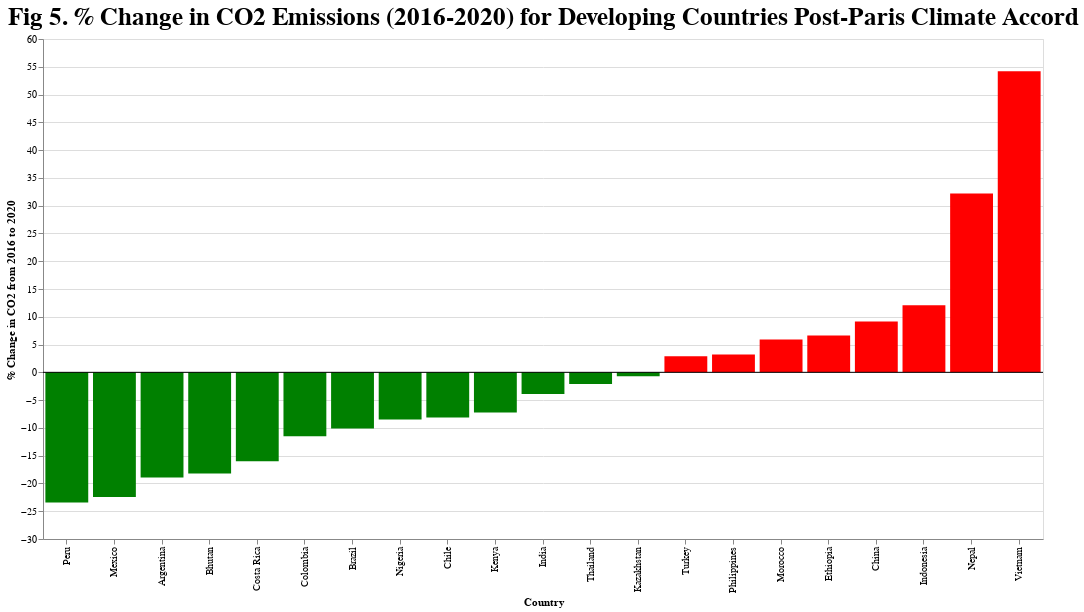

Write notebook code for a chart like this one.
### Code cell
complete_developing_countries_2016 = developing_countries[developing_countries['year'] == 2016]
complete_developing_countries_2020 = developing_countries[developing_countries['year'] == 2020]

merged_df = pd.merge(complete_developing_countries_2016, complete_developing_countries_2020, on=['country_name', 'country_code'], suffixes=('_2016', '_2020'))

merged_df['co2_percentage_change'] = ((merged_df['co2_2020'] - merged_df['co2_2016']) / merged_df['co2_2016']) * 100

result_df = merged_df[['country_name', 'country_code', 'co2_percentage_change']]

chart = alt.Chart(result_df).mark_bar().encode(
    x=alt.X('country_name:N', title='Country', sort='y'),  # Sort countries by co2_difference in descending order
    y=alt.Y('co2_percentage_change:Q', title='% Change in CO2 from 2016 to 2020'),
    color=alt.condition(
        alt.datum.co2_percentage_change > 0,
        alt.value('red'),  # Positive difference
        alt.value('green')  # Negative difference
    )
).properties(
    width=1000,
    height=500,
    title='Fig 5. % Change in CO2 Emissions (2016-2020) for Developing Countries Post-Paris Climate Accord'
)

# Add horizontal line at y=0
horizontal_line = alt.Chart(pd.DataFrame({'y': [0]})).mark_rule(color='black').encode(y='y')

# Combine chart and horizontal line
combined_chart = (chart + horizontal_line).configure_title(
    fontSize=25  # 
)

combined_chart

### Figure 1 — Vega-Lite specification as saved in the notebook (floating-point values rounded to 4 significant figures)
{"config": {"view": {"continuousWidth": 300, "continuousHeight": 300}, "title": {"fontSize": 25}}, "layer": [{"data": {"name": "data-526d5cc4c4799d9994aa018c88e8ac7f"}, "mark": {"type": "bar"}, "encoding": {"color": {"condition": {"test": "(datum.co2_percentage_change > 0)", "value": "red"}, "value": "green"}, "x": {"field": "country_name", "sort": "y", "title": "Country", "type": "nominal"}, "y": {"field": "co2_percentage_change", "title": "% Change in CO2 from 2016 to 2020", "type": "quantitative"}}, "title": "Fig 5. % Change in CO2 Emissions (2016-2020) for Developing Countries Post-Paris Climate Accord"}, {"data": {"name": "data-06fd9f850666401b4599de5588b60692"}, "mark": {"type": "rule", "color": "black"}, "encoding": {"y": {"field": "y", "type": "quantitative"}}}], "height": 500, "width": 1000, "$schema": "https://vega.github.io/schema/vega-lite/v5.16.3.json", "datasets": {"data-526d5cc4c4799d9994aa018c88e8ac7f": [{"country_name": "Brazil", "country_code": "BRA", "co2_percentage_change": -10.12}, {"country_name": "Bhutan", "country_code": "BTN", "co2_percentage_change": -18.21}, {"country_name": "Chile", "country_code": "CHL", "co2_percentage_change": -8.117}, {"country_name": "China", "country_code": "CHN", "co2_percentage_change": 9.156}, {"country_name": "Colombia", "country_code": "COL", "co2_percentage_change": -11.49}, {"country_name": "Costa Rica", "country_code": "CRI", "co2_percentage_change": -16.02}, {"country_name": "Indonesia", "country_code": "IDN", "co2_percentage_change": 12.09}, {"country_name": "India", "country_code": "IND", "co2_percentage_change": -3.89}, {"country_name": "Kazakhstan", "country_code": "KAZ", "co2_percentage_change": -0.7127}, {"country_name": "Kenya", "country_code": "KEN", "co2_percentage_change": -7.217}, {"country_name": "Ethiopia", "country_code": "ETH", "co2_percentage_change": 6.63}, {"country_name": "Argentina", "country_code": "ARG", "co2_percentage_change": -18.95}, {"country_name": "Morocco", "country_code": "MAR", "co2_percentage_change": 5.893}, {"country_name": "Mexico", "country_code": "MEX", "co2_percentage_change": -22.43}, {"country_name": "Nigeria", "country_code": "NGA", "co2_percentage_change": -8.495}, {"country_name": "Nepal", "country_code": "NPL", "co2_percentage_change": 32.21}, {"country_name": "Peru", "country_code": "PER", "co2_percentage_change": -23.42}, {"country_name": "Philippines", "country_code": "PHL", "co2_percentage_change": 3.201}, {"country_name": "Thailand", "country_code": "THA", "co2_percentage_change": -2.114}, {"country_name": "Turkey", "country_code": "TUR", "co2_percentage_change": 2.909}, {"country_name": "Vietnam", "country_code": "VNM", "co2_percentage_change": 54.2}], "data-06fd9f850666401b4599de5588b60692": [{"y": 0}]}}
